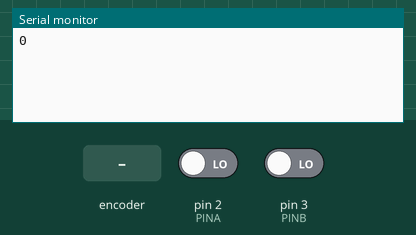
Recording of a sketch running on a simulated Arduino Uno, built with avr-gcc and run on an emulated ATmega328P. Shown: the last lines printed to the serial monitor. The inputs (shaded band) are chosen by the test bench; at power-on: pin 2 (PINA) LOW, pin 3 (PINB) LOW.

Above: at 1.2 s.
1.3 s: rotary encoder on pin 2 (PINA) / pin 3 (PINB) turned 1 step (first pin leading)
At 2.7 s:
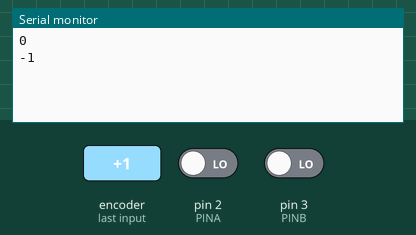
3.0 s: rotary encoder on pin 2 (PINA) / pin 3 (PINB) turned 1 step (first pin leading)
At 5.4 s:
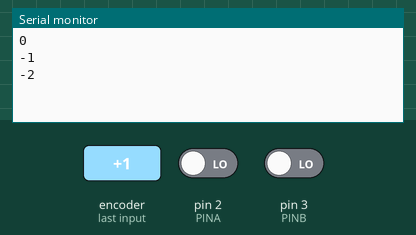
Timing chart, 0 to 6.9 s (numbered marks = the images above; inputs shaded):
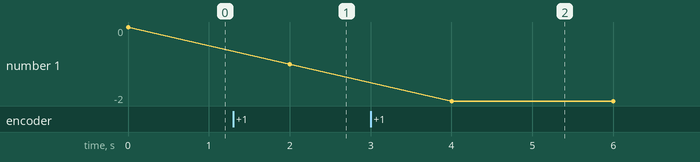

Measured:
- after the input at 1.3 s, the serial monitor: prints a new line after 0.70 s (image 1)
- after the input at 3.0 s, the serial monitor: prints a new line after 1.0 s (image 2)
- plotted number 1: 0 → -1 after the input at 1.3 s, -1 → -2 after the input at 3.0 s

The sketch:

enkoder_s_prerusenim.ino
```cpp
#define PINA  2
#define PINB  3

volatile int pocet = 0;

void setup() {
  // nastaveni pinu
  pinMode(PINA, INPUT);
  pinMode(PINB, INPUT);

  // zapnuti preruseni
  attachInterrupt(digitalPinToInterrupt(PINA), obsluha_preruseni, RISING);

  // zapnuti seriove linky (komunikace do PC)
  Serial.begin(115200);
}

void loop() {
  // vypis do PC
  Serial.print(pocet);
  Serial.println();
  // kratka pauza
  delay(2000);
}

void obsluha_preruseni() {
  noInterrupts();
  // ziskani stavu signalu B
  int sigB = digitalRead(PINB);
  // otoceni na jednu stranu
  if (sigB == HIGH) pocet++;
  // otoceni na druhou stranu
  if (sigB == LOW) pocet--;
  interrupts();
}
```
